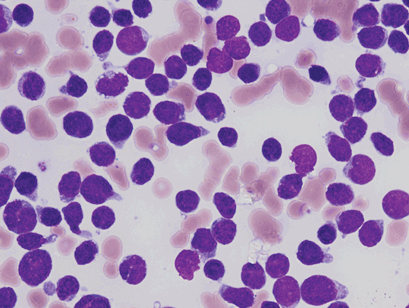
#> input picture data/ALL_BoneMarrowSmear.png, 409 x 308 px, found by its file name; its folder holds only this picture in this run
$ jupyter execute --allow-errors BMEN5801_ps1.ipynb   (shell and % lines are left out)
#> lines starting #> are read from the running program, lines starting #| are printed output that depends on the picture; after the words box and inside, x2 and y2 are one past the last pixel; in counts of white or black regions, pixels touching at a corner belong together
<a href="https://colab.research.google.com/github/g019-expert/BMEN5801_PS1/blob/main/BMEN5801_ps1.ipynb" target="_parent"></a>

[cell 1]

import os

DATA = 'BMEN5801_PS1/data'
RESULTS = 'BMEN5801_PS1/figures'
os.makedirs(RESULTS, exist_ok=True)
print(sorted(os.listdir(DATA)))

[cell 2]
import numpy as np
import pandas as pd
import seaborn as sns
import skimage
import matplotlib.pyplot as plt
from scipy import signal, stats

# given that sampled at same hz for all leads
FS = 977.0 # hz

LIMB = ['I', 'II', 'III', 'aVR', 'aVL', 'aVF']
CHEST = ['V1', 'V2', 'V3', 'V4', 'V5', 'V6']

##Problem 1

#> (a cell that did not finish here is left out)

[cell 4]
# 1(a) limb leads top, chest leads below (x0021 on left and x0025 right col)

PATIENTS = [('x0021','AVNRT'), ('x0025','AVRT')]

from scipy.signal import find_peaks

fig, axes = plt.subplots(2, 2, figsize=(11, 7))


# return (low, high, r_0, rr) sample bounds around the first clean cardiac cycle
# both x0021 and x0025
def first_beat_window(sig, fs=FS, guard_s=0.05, n_rr=4): # 50 ms power on guard
    x = sig - np.median(sig[:int(5*fs)])
    pk, _ = find_peaks(np.abs(x), height=0.5*np.max(np.abs(x[:int(10*fs)])),
                       distance=int(0.2*fs))
    rr = np.median(np.diff(pk[:n_rr+1])) / fs
    # first beat
    for r0 in pk:
        lo, hi = int(r0 - 0.30*rr*fs), int(r0 + 0.70*rr*fs)
        if lo >= int(guard_s*fs):
            return lo, hi, r0, rr

# locate each patient record
def get_record(df, rec):
  return df.loc[df['record'] == rec].reset_index(drop=True)

#> (the rest of this cell did not finish here and is left out)

The QRS polarity varies across leads within each patient because the lead porjects the same QRS vector onto a different axis, so the leads near the vector (II, III, aVF) are upright and leads opposing it (aVR, aVL) are negative. And lead perpendicular is close to I.

[cell 5]
# 1(b) mean QRS vector in frontal plane for each patient and limb lead for each patient

# positive - negative deflection, referenced from lecture to measure net qrs deflection

LEAD_ANGLE = {'I': 0, 'II': 60, 'III': 120, 'aVR': -150, 'aVL': -30, 'aVF': 90}

def ang_diff(a, b):
    return abs((a - b + 180) % 360 - 180)

def qrs_net_deflection(sig, r0, fs=FS, qrs_half=0.05, pr_win=(0.08, 0.04)):
    # net QRS = positive peak + negative peak
    base = np.median(sig[r0 - int(pr_win[0]*fs): r0 - int(pr_win[1]*fs)])
    qrs = sig[r0 - int(qrs_half*fs): r0 + int(qrs_half*fs)] - base # (base from PR)
    return qrs.max() + qrs.min()

axis_results = {}
#> (the rest of this cell did not finish here and is left out)

x0021, QRS axis = +97deg, most closely aligned with lead aVF
x0025, QRS axis = +85deg, most closely aligned with lead aVF

aVR and aVL are both -ive so deplarization heads away from both upper left and upper right leads, and II, III, and aVF all have equal net deflections (within small mV), and thus the axis uses a least square vector fit over all 6 limb leads, and closest alignment is decided with the one whose angle is closest to that vector

[cell 6]
# 1(c)
# lead III for both recrods sampled at same FS, and determine instant HR againt time for whole recording
from scipy import ndimage as ndi

# after i tested find_peaks with 1 threshold it broke on the given data because
# both records contains tall spikes. so picking those R peaks and applying median filter
# to remove those and still leave QRS as is

def detect_r_peaks(x, fs=FS, frac=0.35):
    xm = signal.medfilt(x, int(0.02*fs) | 1) # median filter to fremove spikes but qrs intact
    b, a = signal.butter(2, [0.5, 40], btype='band', fs=fs)
    y = signal.filtfilt(b, a, xm)
    # local R height (0.8 s max), then a 5 s median so one large ectopc beat can't push the threshold over its neighbours
    step = int(0.05*fs)
    loc_max = ndi.maximum_filter1d(y, int(0.8*fs))[::step]
    r_level = np.repeat(ndi.median_filter(loc_max, int(5*fs/step)), step)[:len(y)]
    # peaks observed at least 200 ms apart and above 35% of local R height, hr is capped at 300
    pk, _ = find_peaks(y, distance=int(0.2*fs))
    return pk[y[pk] > frac*r_level[pk]]

fig, axes = plt.subplots(2, 1, figsize=(12, 7))
#> (the rest of this cell did not finish here and is left out)

spikes are real premature in x0025 and the one missed ectopic beat in x0021 at about 150 sec can be seen from the plot

##Problem 2

[cell 7]
# 2(a)
#lymphoblasts are purple and rbc are pink, return # of lymphoblasts and watershed seg
# given RGBS, so alpha is dropped

from skimage import io, color, filters, measure, segmentation, feature

img = io.imread(f'{DATA}/ALL_BoneMarrowSmear.png')[..., :3]
lab = color.rgb2lab(img)
#> lab: shape (308, 409, 3) float64; mean of channels 0, 1, 2 62.1, 18.2, -18.5
b_star = lab[..., 2] # hist is clean bimodal
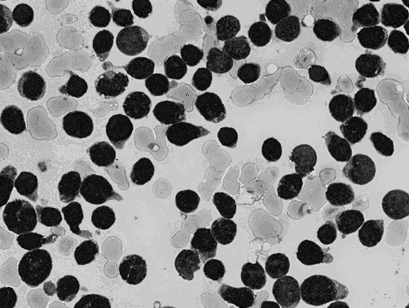
#> b_star: shape (308, 409) float64; min -50.15, max 9.7, mean -18.5; drawn with min black and max white

# otsu on b* to separate purple cells from rbcs and the background
t_blast = filters.threshold_otsu(b_star)
#> t_blast = -24.79
blast_mask = filters.gaussian(b_star, sigma=1) < t_blast
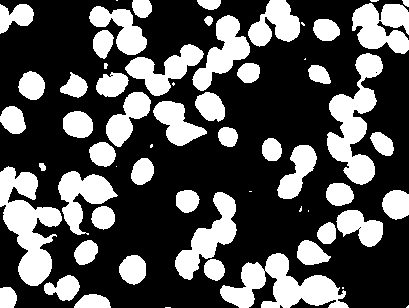
#> blast_mask: shape (308, 409) bool; 33% white; 61 white regions (13 under 20 px), largest, box (x1, y1, x2, y2) and area: (0, 166, 62, 286) 3688, (220, 253, 349, 308) 3460, (327, 53, 383, 185) 3343
blast_mask = ndi.binary_opening(blast_mask, structure=np.ones((5, 5)))
#> blast_mask: shape (308, 409) bool; 32.4% white; 51 white regions, largest, box (x1, y1, x2, y2) and area: (0, 167, 62, 286) 3649, (220, 253, 338, 308) 3287, (327, 88, 376, 184) 2737
blast_mask = ndi.binary_fill_holes(blast_mask)
#> blast_mask: shape (308, 409) bool; 32.4% white; 51 white regions

# watershed
dist = filters.gaussian(ndi.distance_transform_edt(blast_mask), sigma=1.5)
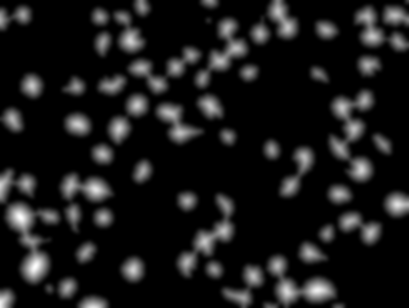
#> dist: shape (308, 409) float64; min 0, max 14.81, mean 1.51; drawn with min black and max white
peaks = feature.peak_local_max(dist, min_distance=9, labels=measure.label(blast_mask), exclude_border=False)
#> peaks = 86 pairs, first value 0 to 307, second value 0 to 408
markers = np.zeros(blast_mask.shape, dtype=int)
markers[tuple(peaks.T)] = np.arange(1, len(peaks) + 1)
#> markers: shape (308, 409) int64; 87 distinct labels, from 0 to 86
blast_lbl = segmentation.watershed(-dist, markers, mask=blast_mask)
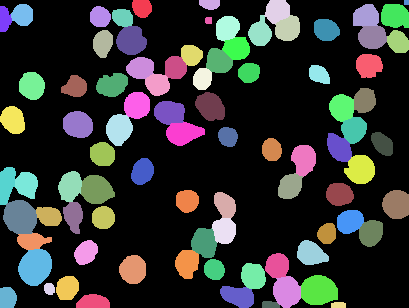
#> blast_lbl: shape (308, 409) int64; 87 distinct labels, from 0 to 86; one colour per label, 0 black

# small fragments
props = measure.regionprops(blast_lbl)
#> props = 86 regions; largest, box (x1, y1, x2, y2) and area: (18, 249, 52, 286) 967, (3, 200, 37, 234) 929, (301, 275, 338, 305) 896, (81, 175, 115, 204) 748, (273, 276, 301, 308) 699
med_area = np.median([p.area for p in props])
#> med_area = 483.5
H, W = blast_mask.shape
#> H = 308; W = 409
def touches_border(p):
    r0, c0, r1, c1 = p.bbox
    return r0 == 0 or c0 == 0 or r1 == H or c1 == W
# cells under 35% of median area are kept and down to 10% also allowed
keep = [p.label for p in props
        if p.area >= 0.35*med_area or (touches_border(p) and p.area >= 0.10*med_area)]
#> keep = 83 values from 1 to 86
blast_lbl = segmentation.relabel_sequential(np.where(np.isin(blast_lbl, keep), blast_lbl, 0))[0]
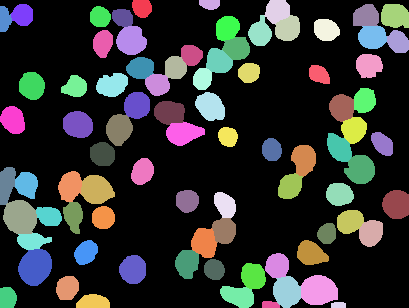
#> blast_lbl: shape (308, 409) int64; 84 distinct labels, from 0 to 83; one colour per label, 0 black
n_blasts = blast_lbl.max()
#> n_blasts = 83
n_edge = sum(touches_border(p) for p in measure.regionprops(blast_lbl))
#> n_edge = 15

print(f'Otsu threshold on b*: {t_blast:.1f}')
#| Otsu threshold on b*: -24.8
print(f'Lymphoblasts: {n_blasts}  ({n_blasts - n_edge} fully inside, {n_edge} partially cut by the border)')
#| Lymphoblasts: 83  (68 fully inside, 15 partially cut by the border)

fig, ax = plt.subplots(figsize=(9, 7))
ax.imshow(img)
for k in range(1, n_blasts + 1):
    for c in measure.find_contours(blast_lbl == k, 0.5):
        ax.plot(c[:, 1], c[:, 0], color='yellow', lw=1.2)
ax.set_title(f'Number of lymphoblasts: {n_blasts}')
ax.axis('off')
fig.savefig(f'{RESULTS}/p2a_lymphoblasts.png', dpi=200, bbox_inches='tight')
plt.show()

[cell 8]
# 2(b)
# contours around rbcs only and rbc count
# a*, different colour channel

a_star = lab[..., 1]
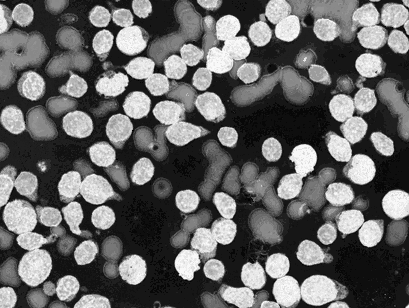
#> a_star: shape (308, 409) float64; min -2.26, max 48.51, mean 18.2; drawn with min black and max white

# reddish (a* > 6) and not bluish (b* > -20)
rbc_mask = ((filters.gaussian(a_star, sigma=1) > 6) &
            (filters.gaussian(b_star, sigma=1) > -20) &
            ~ndi.binary_dilation(blast_mask, iterations=2)) # not inside or on the rim of a blast
#> rbc_mask: shape (308, 409) bool; 22.1% white; 213 white regions (167 under 20 px), largest, box (x1, y1, x2, y2) and area: (198, 139, 284, 246) 4067, (229, 43, 318, 107) 2445, (44, 0, 128, 85) 2314
rbc_mask = ndi.binary_opening(rbc_mask, structure=np.ones((5, 5)))
#> rbc_mask: shape (308, 409) bool; 20.3% white; 32 white regions, largest, box (x1, y1, x2, y2) and area: (198, 139, 284, 245) 4002, (230, 45, 318, 107) 2407, (44, 0, 93, 78) 2114
rbc_mask = ndi.binary_fill_holes(rbc_mask)
#> rbc_mask: shape (308, 409) bool; 20.4% white; 32 white regions

# watershed
dist = filters.gaussian(ndi.distance_transform_edt(rbc_mask), sigma=1.0)
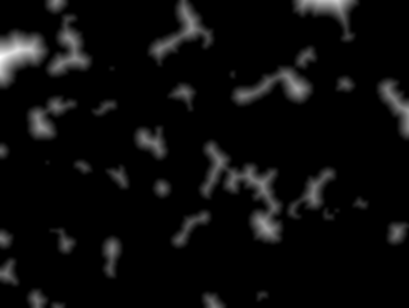
#> dist: shape (308, 409) float64; min 0, max 22.74, mean 1; drawn with min black and max white
# markers allowed down to 5 px apart  (becase overlapping rbcs have centers closer (vs 9 px for the non-overlapping blasts)
peaks = feature.peak_local_max(dist, min_distance=5, labels=measure.label(rbc_mask),
                               exclude_border=False)
#> peaks = 58 pairs, first value 0 to 307, second value 0 to 408
markers = np.zeros(rbc_mask.shape, dtype=int)
markers[tuple(peaks.T)] = np.arange(1, len(peaks) + 1)
#> markers: shape (308, 409) int64; 59 distinct labels, from 0 to 58
rbc_lbl = segmentation.watershed(-dist, markers, mask=rbc_mask)
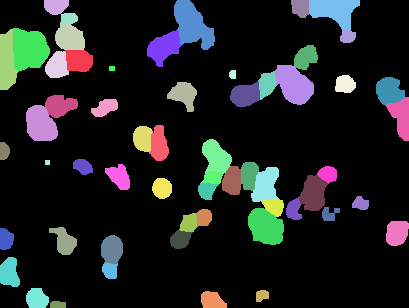
#> rbc_lbl: shape (308, 409) int64; 59 distinct labels, from 0 to 58; one colour per label, 0 black

# keep/drop fragments (using border rule as 2(a));
# rbcs partly hidden behind blasts are small, so the interior floor is 25% of the median area
props = measure.regionprops(rbc_lbl)
#> props = 58 regions; largest, box (x1, y1, x2, y2) and area: (174, 0, 215, 50) 1253, (13, 28, 50, 72) 1249, (275, 65, 314, 105) 1075, (248, 208, 284, 245) 1014, (309, 0, 360, 30) 973
med_area = np.median([p.area for p in props])
#> med_area = 392
keep = [p.label for p in props
        if p.area >= 0.25*med_area or (touches_border(p) and p.area >= 0.10*med_area)]
#> keep = 55 values from 1 to 58
rbc_lbl = segmentation.relabel_sequential(np.where(np.isin(rbc_lbl, keep), rbc_lbl, 0))[0]
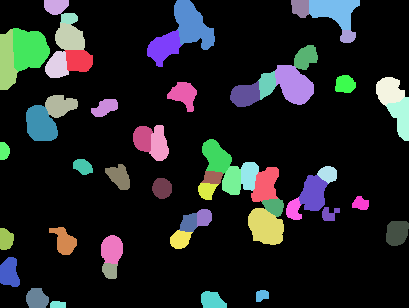
#> rbc_lbl: shape (308, 409) int64; 56 distinct labels, from 0 to 55; one colour per label, 0 black
n_rbc = rbc_lbl.max()
#> n_rbc = 55
n_rbc_edge = sum(touches_border(p) for p in measure.regionprops(rbc_lbl))
#> n_rbc_edge = 13

print(f'Red blood cells: {n_rbc}  ({n_rbc - n_rbc_edge} fully inside, {n_rbc_edge} partially cut by the border)')
#| Red blood cells: 55  (42 fully inside, 13 partially cut by the border)

fig, ax = plt.subplots(figsize=(9, 7))
ax.imshow(img)
for k in range(1, n_rbc + 1):
    for c in measure.find_contours(rbc_lbl == k, 0.5):
        ax.plot(c[:, 1], c[:, 0], color='yellow', lw=1.2)
ax.set_title(f'Number of red blood cells: {n_rbc}')
ax.axis('off')
fig.savefig(f'{RESULTS}/p2b_rbc.png', dpi=200, bbox_inches='tight')
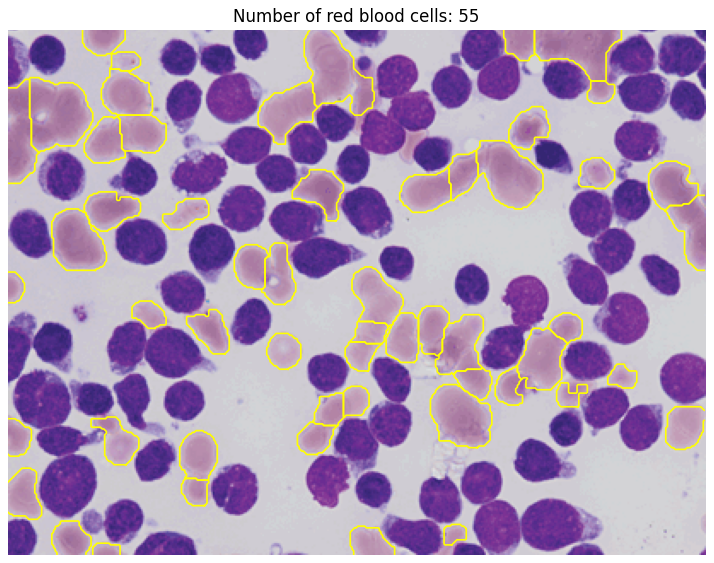
#> figure drawn by matplotlib, 1 panel
plt.show()

RBCs segmented on CIELAB a* channel. grey background is zero and pink rbcs are strong +ive. bluish pixels (b* < -20) or inside or next to lymphoblast identified from 2(a) are excluded. otsu on a* at 11 clipped some pale RBCs, so condition changed to a*>6 meaning just above background level. overlapping rbcs are split using marker watershed. total RBC count is 55

[cell 9]
# 2(c)
pct_all = 100 * n_blasts / (n_blasts + n_rbc) # ALL diagnosis
#> pct_all = 60.14
n_blasts_in, n_rbc_in = n_blasts - n_edge, n_rbc - n_rbc_edge
#> n_blasts_in = 68; n_rbc_in = 42
pct_in = 100 * n_blasts_in / (n_blasts_in + n_rbc_in)
#> pct_in = 61.82

print(f'lymphoblasts: {n_blasts}, RBCs: {n_rbc}, total cells: {n_blasts + n_rbc}')
#| lymphoblasts: 83, RBCs: 55, total cells: 138
print(f'lymphoblast percentage: {pct_all:.1f}%  (ful cells only: {pct_in:.1f}%)')
#| lymphoblast percentage: 60.1%  (ful cells only: 61.8%)
print(f'ALL diagnosis criterion (>= 20% lymphoblasts) met: {pct_all >= 20}')
#| ALL diagnosis criterion (>= 20% lymphoblasts) met: True
